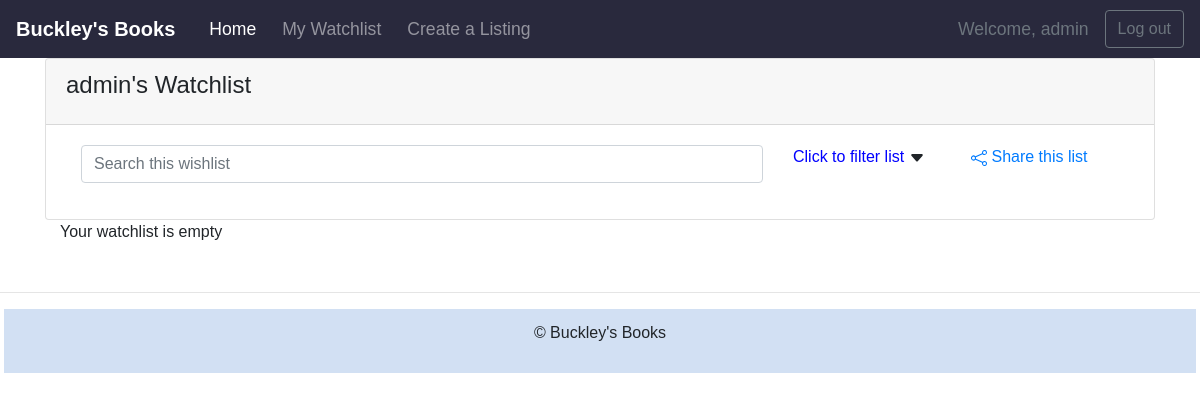
Page /watchlist (signed in) on the earlier database version.
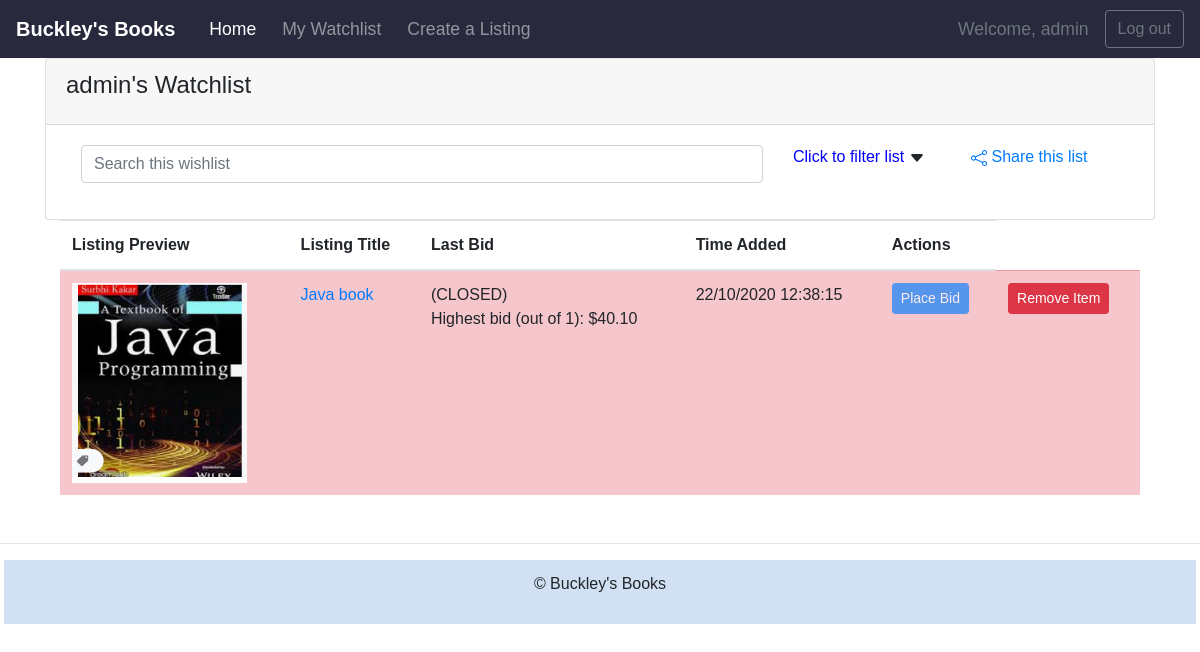
Same page on the later database version.
### auction/models.py (models this page shows)
class User(db.Model,UserMixin):
    __tablename__='users'
    id = db.Column(db.Integer, primary_key=True)
    username = db.Column(db.String(100), index=True, unique=True, nullable=False)
    contact_number = db.Column(db.String(100),nullable=False)
    email_address = db.Column(db.String(100), index=True, nullable=False)
    address = db.Column(db.String(100), nullable=False)
    password_hash = db.Column(db.String(255), nullable=False)
    items = db.relationship('Item', backref='user')
    bids = db.relationship('Bid', backref='user')
    watchlist = db.relationship('Watchlist', backref='user', uselist=False)

class Wish(db.Model):
    __tablename__='wishes'
    id = db.Column(db.Integer, primary_key=True)
    watchlist_id = db.Column(db.Integer, db.ForeignKey('watchlists.id'))
    item_id = db.Column(db.Integer, db.ForeignKey('items.id'))
    added_datetime = db.Column(db.DateTime, default=datetime.now())

class Image(db.Model):
    __tablename__='images'
    id = db.Column(db.Integer, primary_key=True)
    image = db.Column(db.String(60), nullable=False, default='../static/placeholder.jpg')
    item_id = db.Column(db.Integer, db.ForeignKey('items.id'))

class Item(db.Model):
    __tablename__='items'
    id = db.Column(db.Integer, primary_key=True)
    listing_title = db.Column(db.String(64), unique=True, index=True, nullable=False)
    book_title = db.Column(db.String(64), index=True, nullable=False)
    book_category = db.Column(db.Enum(BookCategory), index=True, nullable=False)
    autograph_status = db.Column(db.Enum(AutographStatus), index=True, nullable=False)
    book_condition = db.Column(db.Enum(BookCondition), index=True, nullable=False)
    author_name = db.Column(db.String(64), index=True, nullable=False)
    book_ISBN = db.Column(db.String(64), index=True)
    listing_description = db.Column(db.String(500), nullable=False)
    starting_bid = db.Column(db.Float(2), default=0.01)
    item_status = db.Column(db.String(6), default='Open')
    item_datetime = db.Column(db.DateTime, default=datetime.now())
    user_id = db.Column(db.Integer, db.ForeignKey('users.id'))
    bids = db.relationship('Bid', backref='item')
    wishes = db.relationship('Wish', backref='item')
    images = db.relationship('Image', backref='item')

### auction/views.py (the view)
@bp.route('/watchlist') #Possibly move this to another file?
@login_required
def watchlist():
    watchlist = Watchlist.query.filter(Watchlist.user_id == current_user.id).first()
    if watchlist != None:
        items_info = db.session.query(Wish, Item, func.count(Bid.id),func.max(Bid.bid_price)).\
            outerjoin(Wish, Item.id == Wish.item_id).\
            outerjoin(Bid,Item.id==Bid.item_id).\
            filter(Wish.watchlist_id == watchlist.id).\
            order_by(Item.item_datetime.desc()).\
            group_by(Item.id).all()
        image_thumbnails = db.session.query(Image).join(Item, Item.id == Image.item_id, isouter=True).group_by(Item.id).all()
        return render_template('wishlist.html', items = items_info, image_thumbnails = image_thumbnails)
    else:
        return render_template('wishlist.html')

### auction/__init__.py (called while the page is built)
def create_app():
   app = Flask(__name__)
   app.debug = True
   app.secret_key = 'utroutoru'
   app.config['SQLALCHEMY_DATABASE_URI'] = 'sqlite:///auction.sqlite'
   db.init_app(app)
   UPLOAD_FOLDER = '/static/image'
   app.config['UPLOAD_FOLDER'] = UPLOAD_FOLDER
   bootstrap = Bootstrap(app)
   login_manager = LoginManager()
   login_manager.login_view='auth.login'
   login_manager.init_app(app)
   from .models import User  # importing here to avoid circular references
   @login_manager.user_loader
   def load_user(user_id):
      return User.query.get(int(user_id))
   from . import views
   app.register_blueprint(views.bp)
   from . import auth
   app.register_blueprint(auth.bp)
   from . import items
   app.register_blueprint(items.bp)
   return app

### auction/templates/wishlist.html (shortened to what this page needs)
{% extends "base.html" %}
{% import "bootstrap/wtf.html" as wtf %}
{% block content %}
<div class="container">
  <div class="row">
    <div class="col-md-12">
      <div class="card">
        <div class="card-header">
          <h4 class="card-title">{{current_user.username}}'s Watchlist</h5>
        </div>
        <div class="card-body">
          <div class="container">
            <div class="row">
              <div class="col-md-8">
                <div class="form-group">
                  <input type="search" class="form-control" id="usr" placeholder="Search this wishlist">
                </div>
              </div>
              <div class="col-md-2">
                <div class="dropdown">
                  <a id="dropdownMenuButton" data-toggle="dropdown" aria-haspopup="true" aria-expanded="false">
                    <span style="color: blue;">Click to filter list </span><svg width="1em" height="1em"
                      viewBox="0 0 16 16" class="bi bi-caret-down-fill" fill="currentColor"
                      xmlns="http://www.w3.org/2000/svg">
                      <path
                        d="M7.247 11.14L2.451 5.658C1.885 5.013 2.345 4 3.204 4h9.592a1 1 0 0 1 .753 1.659l-4.796 5.48a1 1 0 0 1-1.506 0z" />
                    </svg>
                  </a>
                </div>
              </div>
              <div class="col-md-2">
                <a href=""> Share this list</a>
              </div>
            </div>
          </div>
        </div>
      </div>
    </div>
  </div>
  <div class="container">
    <div class="row">
      <div class="col-md-12">
        {% if items %}
        <div class="table-responsive-sm">
          <table class="table table-striped table-hover">
            <thead>
              <tr>
                <th scope="col">Listing Preview</th>
                <th scope="col">Listing Title</th>
                <th scope="col">Last Bid</th>
                <th scope="col">Time Added</th>
                <th scope="col">Actions</th>
              </tr>
            </thead>
            <tbody>
              {% for wish, item, num_bids, highest_bid in items %}              <tr class="{% if item.item_status == 'Closed' %} table-danger{% endif %}">
                <th scope="row"><img src="{% for image in image_thumbnails %}{% if item.id == image.item_id %} {{image.image}} {% endif %} {% endfor %}" width="175"
                    height="200"></th>
                <td><a href="items/{{item.id}}">{{item.listing_title}}</a></td>
                  <td>{% if item.item_status == 'Closed' %} (CLOSED)<br/>{% endif %}{% if highest_bid %}Highest bid (out of {{num_bids}}): {{"$%.2f"|format(highest_bid)}} {% else %} No bids yet! Starting at: {{"$%.2f"|format(item.starting_bid)}} {% endif %}</td>
                  <td>{{wish.added_datetime.strftime("%d/%m/%Y %H:%M:%S")}}</td>
                  <td>{% if item.item_status == 'Closed' %}
                    <button type=" button" disabled class="btn btn-primary btn-sm">Place Bid</button>
                    {% else %}<button type=" button" class="btn btn-primary btn-sm">Place Bid</button>{% endif %}</td>
                <td><button type="button" class="btn btn-danger btn-sm">Remove Item</button></td>
              </tr>
              {% endfor %}
            </tbody>
          </table>
        </div>
        {% else %}
        <p>Your watchlist is empty</p>
        {% endif %}
      </div>
    </div>
  </div>
</div>
{% endblock %}

### auction/templates/base.html (shortened to what this page needs)
<!doctype html>
<html lang="en">
<head>
    <link rel="stylesheet" href="../static/mystyle.css">
    <link rel="stylesheet" href="https://stackpath.bootstrapcdn.com/bootstrap/4.5.2/css/bootstrap.min.css"
>
</head>
<body>
    <header>
        <nav class="navbar navbar-expand-lg navbar-dark bg-dark2">
            <a class="navbar-brand" href="{{url_for('main.index')}}"><b>Buckley's Books</b></a>
            <div class="collapse navbar-collapse" id="navbarNavDropdown">
                <ul class="navbar-nav mr-auto">
                    <li class="nav-item active">
                        <a class="nav-link" href="{{url_for('main.index')}}">Home</a>
                    </li>
                    <li class="nav-item">
                        <a class="nav-link" href="{{url_for('main.watchlist')}}">My Watchlist</a>
                    </li>
                    <li class="nav-item">
                        <a class="nav-link" href="{{url_for('item.create')}}">Create a Listing</a>
                    </li>
                </ul>
                {% if current_user.is_authenticated %}
                <a class="nav-item nav-link disabled text-muted text-secondary" href="#"><span>Welcome,
                        {{ current_user.username }}</span></a>
                <a class="btn btn-outline-secondary my-2 my-sm-0" href="{{ url_for('auth.logout') }}">Log out</a>
                {% endif %}
            </div>
        </nav>
    </header>
    {% block content %}
    {% endblock %}
    <footer class="footer mt-auto py-3">
        <hr>
        <div class="position-relative overflow-hidden p-1 p-md-1 m-md-1 text-center bg-light2">
            <div class="col-md-5 p-lg-1 mx-auto my-1">
                <p>&copy; Buckley's Books
                </p>
            </div>
        </div>
    </footer>
</body>
</html>

### auction/static/mystyle.css (style rules this page uses)
.bg-light2 { background-color: rgb(210, 224, 243) !important; }
.bg-dark2 { background-color: rgb(41, 41, 61) !important; }
* { font-family: 'Trebuchet MS', 'Lucida Sans Unicode', 'Lucida Grande', 'Lucida Sans', Arial, sans-serif; }
.navbar { padding:0.9rem; }
.navbar-nav li { padding-left: 10px; }
.nav-link { font-size: 1.1em !important; }
html,body { width: 100%; height: 100%; margin: 0px; padding: 0px; overflow-x: hidden; }

Differences in the rows shown:
added Wish: image (picture), listing_title "Java book", num_bids "1", highest_bid "$40.10", added_datetime "22/10/2020 12:38:15"
Other differences:
text no longer shown: "Your watchlist is empty"
text now shown: "Listing Preview Listing Title Last Bid Time Added Actions"
